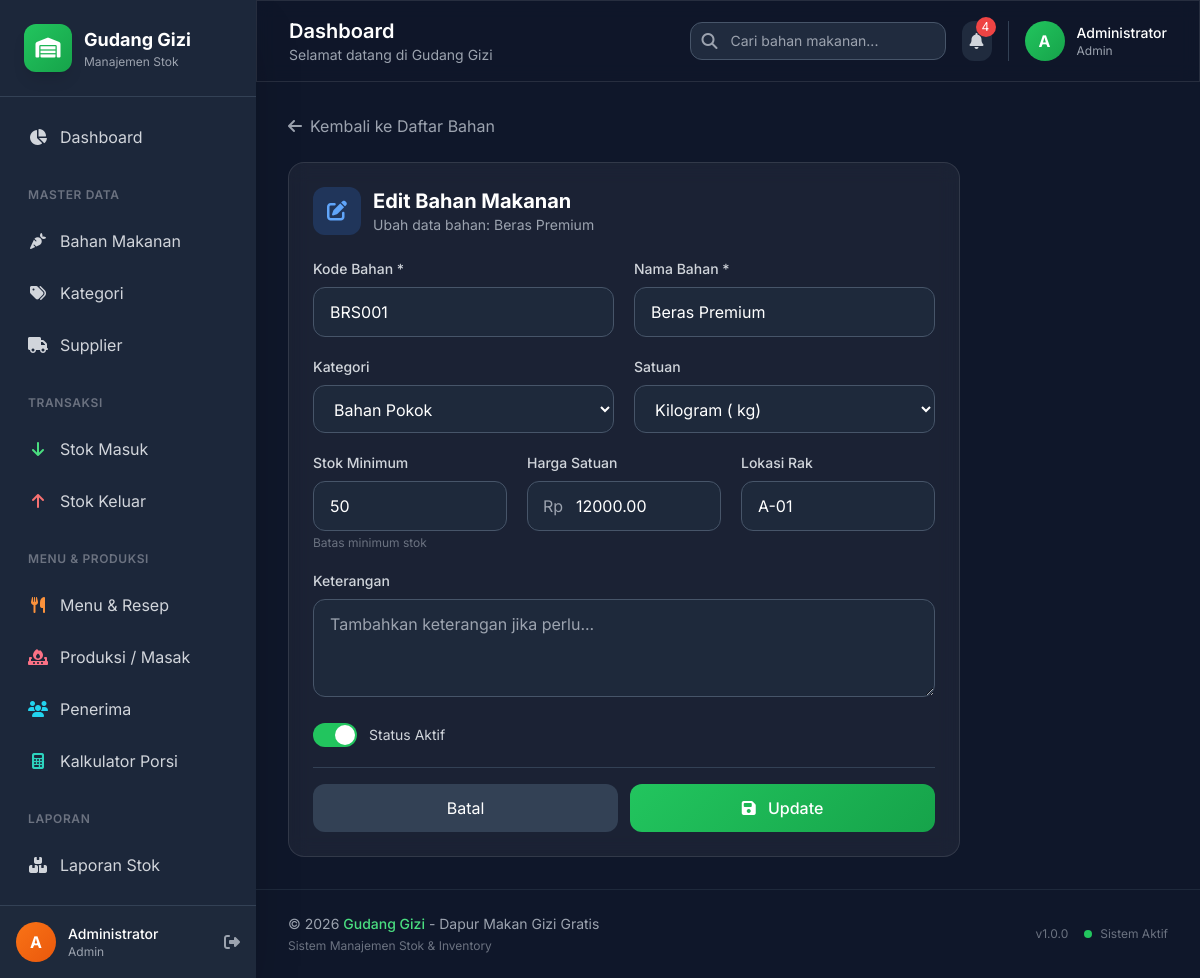
Screenshot of /modules/master/bahan_form.php?id=1 (signed in) with the database file from the repository.
### tables this page shows
CREATE TABLE `bahan_makanan` (
  `id` int(11) NOT NULL AUTO_INCREMENT,
  `kode` varchar(20) NOT NULL,
  `nama` varchar(100) NOT NULL,
  `kategori_id` int(11) DEFAULT NULL,
  `satuan_id` int(11) DEFAULT NULL,
  `stok_minimum` int(11) DEFAULT 10,
  `stok_saat_ini` int(11) DEFAULT 0,
  `harga_satuan` decimal(15,2) DEFAULT 0.00,
  `lokasi_rak` varchar(50) DEFAULT NULL,
  `foto` varchar(255) DEFAULT NULL,
  `keterangan` text DEFAULT NULL,
  `is_active` tinyint(1) DEFAULT 1,
  `created_at` timestamp NULL DEFAULT current_timestamp(),
  `updated_at` timestamp NULL DEFAULT current_timestamp() ON UPDATE current_timestamp(),
  PRIMARY KEY (`id`),
  UNIQUE KEY `kode` (`kode`),
  KEY `kategori_id` (`kategori_id`),
  KEY `satuan_id` (`satuan_id`),
  CONSTRAINT `bahan_makanan_ibfk_1` FOREIGN KEY (`kategori_id`) REFERENCES `kategori` (`id`) ON DELETE SET NULL,
  CONSTRAINT `bahan_makanan_ibfk_2` FOREIGN KEY (`satuan_id`) REFERENCES `satuan` (`id`) ON DELETE SET NULL
);

CREATE TABLE `kategori` (
  `id` int(11) NOT NULL AUTO_INCREMENT,
  `nama` varchar(100) NOT NULL,
  `deskripsi` text DEFAULT NULL,
  `created_at` timestamp NULL DEFAULT current_timestamp(),
  `updated_at` timestamp NULL DEFAULT current_timestamp() ON UPDATE current_timestamp(),
  PRIMARY KEY (`id`)
);

CREATE TABLE `satuan` (
  `id` int(11) NOT NULL AUTO_INCREMENT,
  `nama` varchar(50) NOT NULL,
  `singkatan` varchar(10) NOT NULL,
  `created_at` timestamp NULL DEFAULT current_timestamp(),
  PRIMARY KEY (`id`)
);

### config/database.php (called while the page is built, shortened)
<?php
$conn = new mysqli(DB_HOST, DB_USER, DB_PASS);
$conn->query("CREATE DATABASE IF NOT EXISTS " . DB_NAME . " CHARACTER SET utf8mb4 COLLATE utf8mb4_unicode_ci");
$conn->select_db(DB_NAME);
$conn->set_charset("utf8mb4");
function query($sql, $params = [], $types = "")
{
    global $conn;
    if (empty($params)) {
        $result = $conn->query($sql);
        return $result;
    }
    $stmt = $conn->prepare($sql);
    if (!empty($params)) {
        $stmt->bind_param($types, ...$params);
    }
    $stmt->execute();
    $result = $stmt->get_result();
    return $result;
}
function fetchOne($sql, $params = [], $types = "")
{
    $result = query($sql, $params, $types);
    if ($result && $result->num_rows > 0) {
        return $result->fetch_assoc();
    }
    return null;
}
function fetchAll($sql, $params = [], $types = "")
{
    $result = query($sql, $params, $types);
    $data = [];
    if ($result && $result->num_rows > 0) {
        while ($row = $result->fetch_assoc()) {
            $data[] = $row;
        }
    }
    return $data;
}
?>

### includes/functions.php (called while the page is built, shortened)
<?php
function getLatestNotifications($limit = 5)
{
    return fetchAll("SELECT n.*, b.nama as bahan_nama
                     FROM notifikasi n
                     LEFT JOIN bahan_makanan b ON n.bahan_id = b.id
                     ORDER BY n.created_at DESC
                     LIMIT $limit");
}
?>

### modules/master/bahan_form.php (the view, shortened to what this page needs)
<?php
require_once __DIR__ . '/../../includes/header.php';
$id = isset($_GET['id']) ? (int) $_GET['id'] : 0;
$isEdit = $id > 0;
$item = null;
if ($isEdit) {
    $item = fetchOne("SELECT * FROM bahan_makanan WHERE id = ?", [$id], 'i');
}
$categories = fetchAll("SELECT * FROM kategori ORDER BY nama ASC");
$units = fetchAll("SELECT * FROM satuan ORDER BY nama ASC");
$suggestedCode = '';
?>
<a href="/gudang-gizi/modules/master/bahan.php"
    class="inline-flex items-center gap-2 text-gray-400 hover:text-white mb-6 transition-colors">
    <i class="fas fa-arrow-left"></i>
    Kembali ke Daftar Bahan
</a>
<div class="max-w-2xl">
    <div class="glass rounded-2xl p-6">
        <div class="flex items-center gap-3 mb-6">
            <div
                class="w-12 h-12 rounded-xl <?= $isEdit ? 'bg-blue-500/20 text-blue-400' : 'gradient-primary text-white' ?> flex items-center justify-center">
                <i class="fas fa-<?= $isEdit ? 'edit' : 'plus' ?> text-xl"></i>
            </div>
            <div>
                <h2 class="text-xl font-bold text-white">
                    <?= $isEdit ? 'Edit Bahan Makanan' : 'Tambah Bahan Makanan' ?>
                </h2>
                <p class="text-sm text-gray-400">
                    <?= $isEdit ? 'Ubah data bahan: ' . htmlspecialchars($item['nama']) : 'Isi form untuk menambah bahan baru' ?>
                </p>
            </div>
        </div>
        <form method="POST" class="space-y-5">
            <div class="grid md:grid-cols-2 gap-5">
                <div>
                    <label class="block text-sm font-medium text-gray-300 mb-2">Kode Bahan *</label>
                    <input type="text" name="kode" required
                        class="w-full bg-slate-800 border border-slate-600 rounded-xl px-4 py-3 text-white focus:border-primary-500"
                        value="<?= htmlspecialchars($item['kode'] ?? $_POST['kode'] ?? $suggestedCode) ?>"
                        placeholder="Contoh: BRS001">
                </div>
                <div>
                    <label class="block text-sm font-medium text-gray-300 mb-2">Nama Bahan *</label>
                    <input type="text" name="nama" required
                        class="w-full bg-slate-800 border border-slate-600 rounded-xl px-4 py-3 text-white focus:border-primary-500"
                        value="<?= htmlspecialchars($item['nama'] ?? $_POST['nama'] ?? '') ?>"
                        placeholder="Contoh: Beras Premium">
                </div>
            </div>
            <div class="grid md:grid-cols-2 gap-5">
                <div>
                    <label class="block text-sm font-medium text-gray-300 mb-2">Kategori</label>
                    <select name="kategori_id"
                        class="w-full bg-slate-800 border border-slate-600 rounded-xl px-4 py-3 text-white focus:border-primary-500">
                        <?php foreach ($categories as $cat): ?>
                            <option value="<?= $cat['id'] ?>" <?= ($item['kategori_id'] ?? $_POST['kategori_id'] ?? '') == $cat['id'] ? 'selected' : '' ?>>
                                <?= htmlspecialchars($cat['nama']) ?>
                            </option>
                        <?php endforeach; ?>
                    </select>
                </div>
                <div>
                    <label class="block text-sm font-medium text-gray-300 mb-2">Satuan</label>
                    <select name="satuan_id"
                        class="w-full bg-slate-800 border border-slate-600 rounded-xl px-4 py-3 text-white focus:border-primary-500">
                        <?php foreach ($units as $unit): ?>
                            <option value="<?= $unit['id'] ?>" <?= ($item['satuan_id'] ?? $_POST['satuan_id'] ?? '') == $unit['id'] ? 'selected' : '' ?>>
                                <?= htmlspecialchars($unit['nama']) ?> (
                            </option>
                        <?php endforeach; ?>
                    </select>
                </div>
            </div>
            <div class="grid md:grid-cols-3 gap-5">
                <div>
                    <label class="block text-sm font-medium text-gray-300 mb-2">Stok Minimum</label>
                    <input type="number" name="stok_minimum" min="0"
                        class="w-full bg-slate-800 border border-slate-600 rounded-xl px-4 py-3 text-white focus:border-primary-500"
                        value="<?= $item['stok_minimum'] ?? $_POST['stok_minimum'] ?? 10 ?>">
                    <p class="text-xs text-gray-500 mt-1">Batas minimum stok</p>
                </div>
                <div>
                    <label class="block text-sm font-medium text-gray-300 mb-2">Harga Satuan</label>
                    <div class="relative">
                        <span class="absolute left-4 top-1/2 -translate-y-1/2 text-gray-400">Rp</span>
                        <input type="number" name="harga_satuan" min="0" step="100"
                            class="w-full bg-slate-800 border border-slate-600 rounded-xl pl-12 pr-4 py-3 text-white focus:border-primary-500"
                            value="<?= $item['harga_satuan'] ?? $_POST['harga_satuan'] ?? 0 ?>">
                    </div>
                </div>
                <div>
                    <label class="block text-sm font-medium text-gray-300 mb-2">Lokasi Rak</label>
                    <input type="text" name="lokasi_rak"
                        class="w-full bg-slate-800 border border-slate-600 rounded-xl px-4 py-3 text-white focus:border-primary-500"
                        value="<?= htmlspecialchars($item['lokasi_rak'] ?? $_POST['lokasi_rak'] ?? '') ?>"
                        placeholder="Contoh: A-01">
                </div>
            </div>
            <div>
                <label class="block text-sm font-medium text-gray-300 mb-2">Keterangan</label>
                <textarea name="keterangan" rows="3"
                    class="w-full bg-slate-800 border border-slate-600 rounded-xl px-4 py-3 text-white focus:border-primary-500"
                    placeholder="Tambahkan keterangan jika perlu..."><?= htmlspecialchars($item['keterangan'] ?? $_POST['keterangan'] ?? '') ?></textarea>
            </div>
            <div class="flex items-center gap-3">
                <label class="relative inline-flex items-center cursor-pointer">
                    <div
                        class="w-11 h-6 bg-slate-700 peer-focus:outline-none rounded-full peer peer-checked:after:translate-x-full peer-checked:after:border-white after:content-[''] after:absolute after:top-[2px] after:left-[2px] after:bg-white after:rounded-full after:h-5 after:w-5 after:transition-all peer-checked:bg-primary-500">
                    </div>
                </label>
                <span class="text-sm text-gray-300">Status Aktif</span>
            </div>
            <div class="flex gap-3 pt-4 border-t border-slate-700">
                <a href="/gudang-gizi/modules/master/bahan.php"
                    class="flex-1 px-4 py-3 bg-slate-700 hover:bg-slate-600 text-white rounded-xl text-center transition-colors">
                    Batal
                </a>
                <button type="submit" class="flex-1 btn-primary px-4 py-3 rounded-xl text-white font-medium">
                    <i class="fas fa-save mr-2"></i>
                    <?= $isEdit ? 'Update' : 'Simpan' ?>
                </button>
            </div>
        </form>
    </div>
</div>
<?php require_once __DIR__ . '/../../includes/footer.php'; ?>

### includes/header.php (style rules this page uses)
.glass { background: rgba(255, 255, 255, 0.05); backdrop-filter: blur(10px); border: 1px solid rgba(255, 255, 255, 0.1); }
.btn-primary { background: linear-gradient(135deg, #22c55e 0%, #16a34a 100%); transition: all 0.3s ease; }

### rows the page displays
bahan_makanan: nama "Beras Premium", kode "BRS001", kategori_id "Bahan Pokok", satuan_id "Kilogram ( kg)", stok_minimum "50", harga_satuan "12000.00", lokasi_rak "A-01"

### other values shown
substr($currentUser['nama_lengkap'], 0, 1) "A"
$currentUser['nama_lengkap'] "Administrator"
$currentUser['role'] "Admin"
$unreadNotifications "4"
